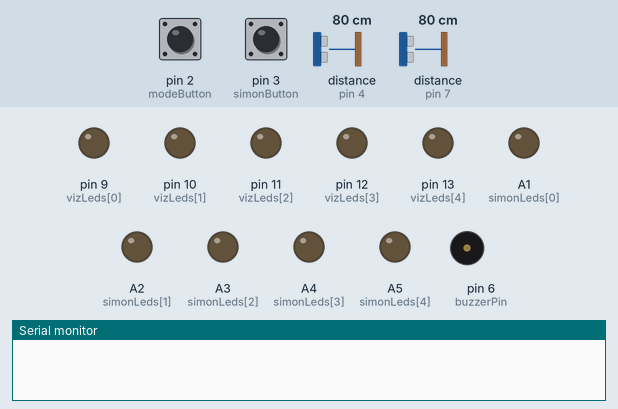
Simulated run of this sketch. Board: Arduino Uno, built with avr-gcc and run on an emulated ATmega328P. Shown: output pins drawn as LEDs (lit = HIGH), buzzer (waves = sounding), the last lines printed to the serial monitor. Wiring (inferred from the names in the program): 2 × ultrasonic range finder: trigger pin 5, echo pin 4 / trigger pin 8, echo pin 7. Dashed ring = blinking. The test bench sets the inputs (shaded band); at power-on: distance to the obstacle (sensors on pin 7, pin 4) 80 cm, pin 2 (modeButton) HIGH, pin 3 (simonButton) HIGH. The echo pulse lasts 58.3 µs per cm; random numbers use the default seed unless the sketch sets one; pins used as bus, display or sensor lines are not drawn.

Above: at 1.2 s.
1.3 s: distance to the obstacle (sensor on pin 7) set to 39 cm
2.8 s: distance to the obstacle (sensor on pin 7) set to 34 cm
At 3.7 s:
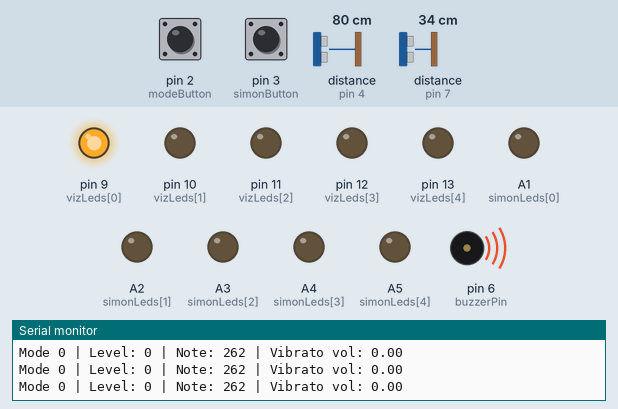
4.3 s: pin 2 (modeButton) pulled LOW for 0.15 s
At 5.0 s:
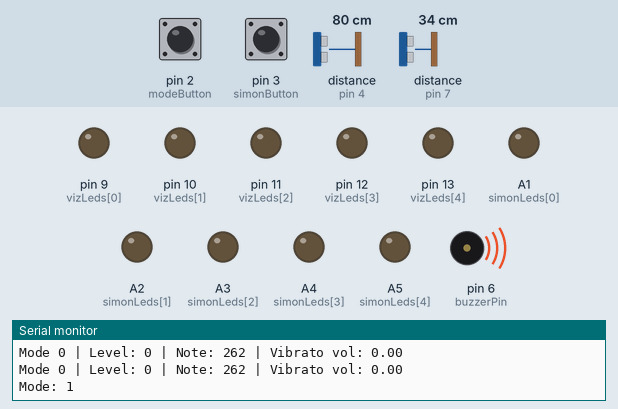
6.6 s: pin 3 (simonButton) pulled LOW for 0.15 s
At 9.66 s:
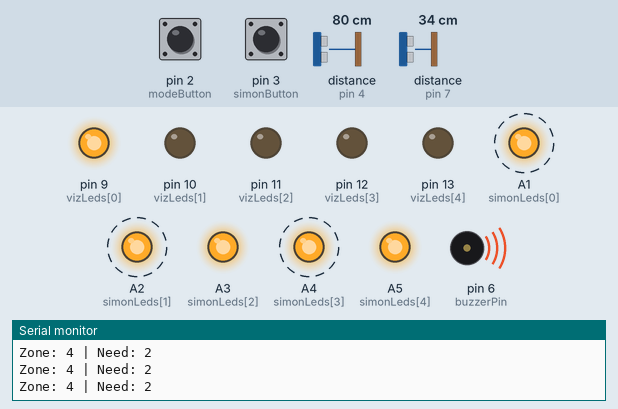
9.7 s: distance to the obstacle (sensor on pin 7) set to 24 cm
12.7 s: distance to the obstacle (sensor on pin 7) set to 19 cm
At 14.0 s:
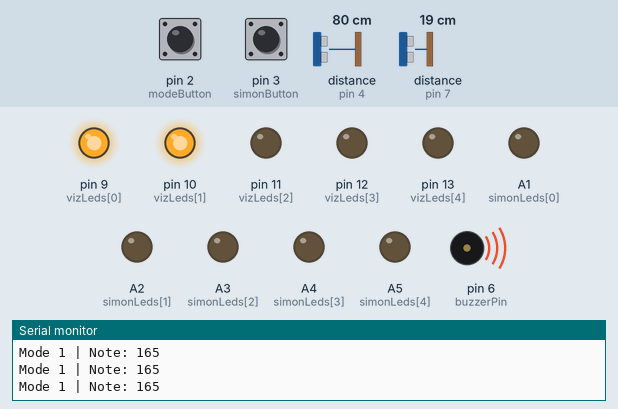
Timing chart, 0 to 15.3 s (numbered marks = the images above; inputs shaded):
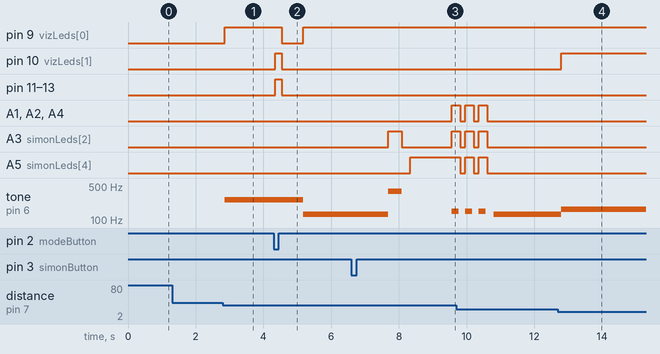

The sketch:

main.ino
```cpp
// DIGITAL THEREMIN — Arduino Uno
// Controls pitch and volume using two HC-SR04 ultrasonic distance sensors.
// Includes 4 sound modes, an LED pitch visualizer, and a Simon Says mini-game.
// Sensor 2 controls vibrato depth in modes 0, 1, 2 and trill speed in mode 3.
// -----------------------------------------------------------------------------

// --- Pin definitions ---
int trig1 = 8;         // Trigger pin for sensor 1 (controls pitch)
int echo1 = 7;         // Echo pin for sensor 1
int trig2 = 5;         // Trigger pin for sensor 2 (controls vibrato / trill speed)
int echo2 = 4;         // Echo pin for sensor 2
int buzzerPin = 6;     // Passive buzzer output (PWM-capable pin)
int modeButton = 2;    // Button to cycle through sound modes
int simonButton = 3;   // Button to start / stop the Simon Says game

// --- LED arrays ---
int vizLeds[]  = {9, 10, 11, 12, 13};    // 5 LEDs that visualize the current pitch
int simonLeds[] = {A1, A2, A3, A4, A5}; // 5 LEDs used as Simon Says indicators

// --- Global state ---
int mode = 0;
int totalModes = 4;
bool lastModeBtn  = HIGH;
bool lastSimonBtn = HIGH;
bool simonActive  = false;

const int MAX_DIST = 35;
const int MIN_DIST = 5;

// --- Smoothing ---
// Instead of using raw sensor readings directly, we maintain smoothed values
// that gradually move toward the real reading each loop iteration.
// This prevents sudden jumps from sensor noise causing unwanted note changes.
float smoothDist = 0; // exponentially smoothed pitch distance (sensor 1)
float smoothVol  = 0; // exponentially smoothed vibrato/trill distance (sensor 2)

// --- Note-per-LED mapping ---
// Each of the 5 LEDs corresponds to one fixed note.
// When a LED lights up, only its note plays — no more jitter between frequencies.
// Scale: C4, E4, G4, B4, C5 (a C major pentatonic-ish spread across the range)
int ledNotes[] = {262, 330, 392, 494, 523};

// --- Simon Says state variables ---
int simonSequence[20];
int simonLength = 1;
int playerStep = 0;
bool showingSequence = false;
bool playerTurn = false;
int simonNotes[] = {262, 330, 392, 494, 523}; // Notes mapped to each Simon zone
int lastZone = -1;
unsigned long zoneTimer = 0;

// -----------------------------------------------------------------------------
// getZone()
// Converts a smoothed distance into one of 5 equal zones (0-4).
// Zone 4 = closest to sensor, zone 0 = furthest away.
// Each zone spans roughly 4 cm — all zones are equal width,
// so the furthest note is just as easy to reach as any other.
// Adjust the boundary values if a particular zone feels too narrow or wide.
// -----------------------------------------------------------------------------
int getZone(float dist) {
  if (dist < 9)        return 4; // 5–9 cm
  else if (dist < 13)  return 3; // 9–13 cm
  else if (dist < 17)  return 2; // 13–17 cm
  else if (dist < 21)  return 1; // 17–21 cm
  else                 return 0; // 21–35 cm
}

// -----------------------------------------------------------------------------
// getDistance()
// Measures distance (cm) from an HC-SR04 sensor by averaging 3 readings.
// pulseIn timeout of 23200us prevents the function hanging when no echo returns.
// -----------------------------------------------------------------------------
long getDistance(int trigPin, int echoPin) {
  long total = 0;
  int samples = 3;
  for (int i = 0; i < samples; i++) {
    digitalWrite(trigPin, LOW);
    delayMicroseconds(2);
    digitalWrite(trigPin, HIGH);
    delayMicroseconds(10);
    digitalWrite(trigPin, LOW);
    long d = pulseIn(echoPin, HIGH, 23200);
    total += d * 0.034 / 2;
  }
  return total / samples;
}

// -----------------------------------------------------------------------------
// playWithVibrato()
// Plays a note with vibrato effect controlled by sensor 2 (smoothVol).
// Vibrato is created by rapidly alternating between freq+depth and freq-depth.
//
// smoothVol = 0 (no hand)       -> pure tone, no vibrato
// smoothVol close to MIN_DIST   -> strong vibrato (~40 Hz swing)
// smoothVol close to MAX_DIST   -> subtle vibrato (~5 Hz swing)
// -----------------------------------------------------------------------------
void playWithVibrato(int freq, float vol) {
  if (vol <= 0) {
    // No hand over sensor 2 — play a clean unmodified tone
    tone(buzzerPin, freq);
    return;
  }
  // Map distance to vibrato depth: close hand = strong, far hand = subtle
  int depth = map(constrain((int)vol, MIN_DIST, MAX_DIST), MIN_DIST, MAX_DIST, 40, 5);
  int speed = 30; // ms per half-cycle — lower = faster wobble

  tone(buzzerPin, freq + depth); delay(speed);
  tone(buzzerPin, freq - depth); delay(speed);
}

// -----------------------------------------------------------------------------
// playTrill()
// Mode 3 - "Trill" effect.
// Rapidly alternates between the current note and the next note up in the scale.
// This mimics a classical trill ornament used in flute and piano music.
//
// Sensor 1 selects the base note via getZone() as usual.
// Sensor 2 controls trill speed:
//   no hand      -> slow trill (100ms per note)
//   close hand   -> very fast trill (20ms per note)
//   far hand     -> medium trill (70ms per note)
//
// The upper note is always the next entry in ledNotes[] — if the hand is at
// the highest note (index 4), the trill wraps down to index 3 instead.
// -----------------------------------------------------------------------------
void playTrill(int baseFreq, int baseLevel, float vol) {
  // Pick the neighbour note to trill with
  int neighbourLevel = (baseLevel < 4) ? baseLevel + 1 : baseLevel - 1;
  int neighbourFreq  = ledNotes[neighbourLevel];

  // Map sensor 2 distance to trill speed: close = fast, far = slow
  int speed = 100; // default speed if no hand over sensor 2
  if (vol > 0) {
    speed = map(constrain((int)vol, MIN_DIST, MAX_DIST), MIN_DIST, MAX_DIST, 20, 100);
  }

  // Play one cycle of the trill (base -> neighbour)
  // The loop() will call this repeatedly creating a continuous trill effect
  tone(buzzerPin, baseFreq);     delay(speed);
  tone(buzzerPin, neighbourFreq); delay(speed);
}

// -----------------------------------------------------------------------------
// updateVizLeds()
// Lights up LEDs 0 through 'level' based on the current note index (0-4).
// All LEDs up to and including the active note are lit, the rest are off.
// This gives a "bar meter" effect that matches the note being played.
// -----------------------------------------------------------------------------
void updateVizLeds(int level) {
  for (int i = 0; i < 5; i++) {
    digitalWrite(vizLeds[i], i <= level ? HIGH : LOW);
  }
}

// flashVizLeds() -- briefly flashes all 5 pitch LEDs to confirm a mode change
void flashVizLeds() {
  for (int i = 0; i < 5; i++) digitalWrite(vizLeds[i], HIGH);
  delay(200);
  for (int i = 0; i < 5; i++) digitalWrite(vizLeds[i], LOW);
  delay(200);
}

// -----------------------------------------------------------------------------
// simonLight()
// Lights up one Simon LED and plays its note for 'dur' milliseconds.
// -----------------------------------------------------------------------------
void simonLight(int index, int dur) {
  digitalWrite(simonLeds[index], HIGH);
  tone(buzzerPin, simonNotes[index], dur);
  delay(dur);
  digitalWrite(simonLeds[index], LOW);
  noTone(buzzerPin);
  delay(100); // Brief pause so consecutive lights are visually distinct
}

// -----------------------------------------------------------------------------
// simonFlashAll()
// Flashes all 5 Simon LEDs 3 times with a win (1000 Hz) or lose (150 Hz) tone.
// -----------------------------------------------------------------------------
void simonFlashAll(bool win) {
  for (int r = 0; r < 3; r++) {
    for (int i = 0; i < 5; i++) digitalWrite(simonLeds[i], HIGH);
    tone(buzzerPin, win ? 1000 : 150, 200);
    delay(250);
    for (int i = 0; i < 5; i++) digitalWrite(simonLeds[i], LOW);
    noTone(buzzerPin);
    delay(150);
  }
}

// -----------------------------------------------------------------------------
// startSimon()
// Initialises a new Simon Says game.
// -----------------------------------------------------------------------------
void startSimon() {
  simonLength = 1;
  playerStep = 0;
  playerTurn = false;
  showingSequence = true;
  lastZone = -1;
  for (int i = 0; i < 20; i++) simonSequence[i] = random(0, 5);
  Serial.println("Simon says: GAME START!");
}

// -----------------------------------------------------------------------------
// playSimonSequence()
// Plays back simonLength steps of the stored sequence using simonLight().
// After playback, flips to playerTurn = true.
// -----------------------------------------------------------------------------
void playSimonSequence() {
  delay(600); // Pause before sequence starts so the player is ready
  for (int i = 0; i < simonLength; i++) {
    simonLight(simonSequence[i], 400);
    delay(100);
  }
  showingSequence = false;
  playerTurn = true;
  playerStep = 0;
  lastZone = -1;
  zoneTimer = millis();
  Serial.println("Your turn!");
}

// -----------------------------------------------------------------------------
// setup()
// -----------------------------------------------------------------------------
void setup() {
  pinMode(trig1, OUTPUT); pinMode(echo1, INPUT);
  pinMode(trig2, OUTPUT); pinMode(echo2, INPUT);
  pinMode(buzzerPin, OUTPUT);
  pinMode(modeButton, INPUT_PULLUP);
  pinMode(simonButton, INPUT_PULLUP);

  for (int i = 0; i < 5; i++) {
    pinMode(vizLeds[i], OUTPUT);
    pinMode(simonLeds[i], OUTPUT);
  }

  Serial.begin(9600);
  randomSeed(millis());
}

// -----------------------------------------------------------------------------
// loop()
// Main execution loop. Order of operations each iteration:
//   1. Check mode button -> cycle sound mode
//   2. Check Simon button -> toggle game on/off
//   3. Read both sensors (15ms gap between them)
//   4. Apply exponential smoothing to both sensor readings
//   5. If Simon is active -> handle game logic, then return
//   6. Otherwise -> determine active LED/note via getZone() and apply sound mode
// -----------------------------------------------------------------------------
void loop() {

  // --- 1. Mode button (edge detection: fires only on falling edge HIGH->LOW) ---
  bool currentModeBtn = digitalRead(modeButton);
  if (currentModeBtn == LOW && lastModeBtn == HIGH) {
    if (!simonActive) {
      mode = (mode + 1) % totalModes;
      flashVizLeds();
      Serial.print("Mode: "); Serial.println(mode);
    }
    delay(400); // Debounce
  }
  lastModeBtn = currentModeBtn;

  // --- 2. Simon button ---
  bool currentSimonBtn = digitalRead(simonButton);
  if (currentSimonBtn == LOW && lastSimonBtn == HIGH) {
    simonActive = !simonActive;
    if (simonActive) {
      startSimon();
    } else {
      for (int i = 0; i < 5; i++) digitalWrite(simonLeds[i], LOW);
      noTone(buzzerPin);
      Serial.println("Simon says: OFF");
    }
    delay(400);
  }
  lastSimonBtn = currentSimonBtn;

  // --- 3. Read sensors (15ms gap prevents acoustic crosstalk) ---
  long pitchDist  = getDistance(trig1, echo1);
  delay(15);
  long volumeDist = getDistance(trig2, echo2);

  // --- 4. Exponential smoothing of both sensors ---
  // Each smoothed value moves 25% toward the new reading each iteration.
  // Small jitter gets averaged out; large hand movements still register quickly.
  if (pitchDist > 0 && pitchDist <= MAX_DIST) {
    if (smoothDist == 0) smoothDist = pitchDist;
    smoothDist = smoothDist * 0.75 + pitchDist * 0.25;
  } else {
    smoothDist = 0;
  }

  if (volumeDist > 0 && volumeDist <= MAX_DIST) {
    if (smoothVol == 0) smoothVol = volumeDist;
    smoothVol = smoothVol * 0.75 + volumeDist * 0.25;
  } else {
    smoothVol = 0; // no hand over sensor 2 — vibrato/trill uses default speed
  }

  // --- 5. Simon Says game logic ---
  if (simonActive) {
    if (showingSequence) {
      playSimonSequence();
      return;
    }

    if (playerTurn && smoothDist > 0 && smoothDist <= MAX_DIST) {
      // zone is inverted once here so that the same physical hand position
      // means the same zone in both Simon and the theremin.
      // getZone() returns 4=close, 0=far — we flip it so 0=close, 4=far,
      // which matches the order simonLeds[] are wired on the board.
      int zone = 4 - getZone(smoothDist);

      // Light up only the LED matching the current zone
      for (int i = 0; i < 5; i++) {
        digitalWrite(simonLeds[i], i == zone ? HIGH : LOW);
      }

      Serial.print("Zone: "); Serial.print(zone);
      Serial.print(" | Need: "); Serial.println(simonSequence[playerStep]);

      // Reset the dwell timer every time the player moves to a new zone
      if (zone != lastZone) {
        lastZone = zone;
        zoneTimer = millis();
      }

      // Confirm zone selection after holding still for 1200ms
      if (millis() - zoneTimer > 1200) {
        if (zone == simonSequence[playerStep]) {
          // Correct — confirm with light+sound, advance to next step
          simonLight(zone, 300);
          playerStep++;
          lastZone = -1;
          zoneTimer = millis();

          if (playerStep >= simonLength) {
            simonFlashAll(true);
            simonLength++;
            showingSequence = true;
            playerTurn = false;
            Serial.print("Correct! Round: "); Serial.println(simonLength);
          }
        } else {
          // Wrong zone — play fail jingle and end the game
          simonFlashAll(false);
          Serial.println("Wrong! Game over.");
          simonActive = false;
          for (int i = 0; i < 5; i++) digitalWrite(simonLeds[i], LOW);
        }
      }
    }
    return; // Skip theremin logic while Simon is running
  }

  // --- Guard: hand out of range — silence and clear LEDs ---
  if (smoothDist <= 0) {
    noTone(buzzerPin);
    for (int i = 0; i < 5; i++) digitalWrite(vizLeds[i], LOW);
    return;
  }

  // --- 6. Determine active note from smoothed distance ---
  // getZone() divides the range into 5 equal-width zones so every note
  // is equally reachable — including the furthest one.
  int level = getZone(smoothDist);
  int freq  = ledNotes[level]; // fixed note for this zone

  updateVizLeds(level); // light up LEDs 0..level as a bar meter

  // --- 7. Sound modes ---

  if (mode == 0) {
    // MODE 0: Note-per-LED + vibrato
    // Sensor 1 selects the note, sensor 2 adds vibrato depth.
    // No hand over sensor 2 = clean tone; close hand = strong wobble.
    playWithVibrato(freq, smoothVol);
    Serial.print("Mode 0 | Level: "); Serial.print(level);
    Serial.print(" | Note: "); Serial.print(freq);
    Serial.print(" | Vibrato vol: "); Serial.println(smoothVol);

  } else if (mode == 1) {
    // MODE 1: Octave shift + vibrato
    // Sensor 2 shifts the note one octave up (close) or down (far),
    // and simultaneously adds vibrato based on exact distance.
    if (smoothVol > 0 && smoothVol < 8)        freq = freq * 2; // close -> octave up
    else if (smoothVol <= 0 || smoothVol > 22) freq = freq / 2; // far or absent -> octave down
    freq = constrain(freq, 50, 4000);
    playWithVibrato(freq, smoothVol);
    Serial.print("Mode 1 | Note: "); Serial.println(freq);

  } else if (mode == 2) {
    // MODE 2: C-major scale snap + vibrato
    // Snaps to nearest note in C major, then applies vibrato from sensor 2.
    int cMajor[] = {262, 294, 330, 349, 392, 440, 494, 523};
    int nearest = cMajor[0];
    for (int i = 1; i < 8; i++) {
      if (abs(freq - cMajor[i]) < abs(freq - nearest))
        nearest = cMajor[i];
    }
    playWithVibrato(nearest, smoothVol);
    Serial.print("Mode 2 | Note: "); Serial.println(nearest);

  } else if (mode == 3) {
    // MODE 3: Trill -- rapidly alternates between the current note and its
    // neighbour in ledNotes[]. Sensor 2 controls the trill speed:
    //   no hand    -> slow trill (100ms per note)
    //   close hand -> very fast trill (20ms per note)
    //   far hand   -> medium trill (70ms per note)
    playTrill(freq, level, smoothVol);
    Serial.print("Mode 3 | Trill | Note: "); Serial.print(freq);
    Serial.print(" | Speed vol: "); Serial.println(smoothVol);
  }

  delay(30);
}
```

Measured:
- the behaviour switches between 37 and 36 cm on distance to the obstacle (sensor on pin 7) (found by bisection; images 0 and 1)
- the behaviour switches between 22 and 21 cm on distance to the obstacle (sensor on pin 7) (found by bisection; images 3 and 4)
- after the input at 1.3 s, every drawn part: stays the same
- after the input at 2.8 s, pin 9 (vizLeds[0]): LOW → HIGH after 0.06 s; tone on pin 6 (buzzerPin): silent → 262 Hz after 0.06 s
- after the input at 4.3 s, pin 9 (vizLeds[0]): HIGH → LOW after 0.24 s, → HIGH 0.64 s later; pin 10 (vizLeds[1]), pin 11 (vizLeds[2]), pin 12 (vizLeds[3]), pin 13 (vizLeds[4]): LOW → HIGH at once, → LOW 0.20 s later; tone on pin 6 (buzzerPin): 262 Hz → 131 Hz after 0.88 s
- after the input at 6.6 s, A1 (simonLeds[0]), A2 (simonLeds[1]), A4 (simonLeds[3]): LOW → HIGH after 3.0 s; A3 (simonLeds[2]): LOW → HIGH after 1.1 s, → LOW 0.40 s later, → HIGH 1.5 s later; A5 (simonLeds[4]): LOW → HIGH after 1.7 s; tone on pin 6 (buzzerPin): 131 Hz → 392 Hz after 1.1 s, → silent 0.40 s later, → 150 Hz 1.5 s later
- after the input at 12.7 s, pin 10 (vizLeds[1]): LOW → HIGH after 0.10 s; tone on pin 6 (buzzerPin): 131 Hz → 165 Hz after 0.10 s
